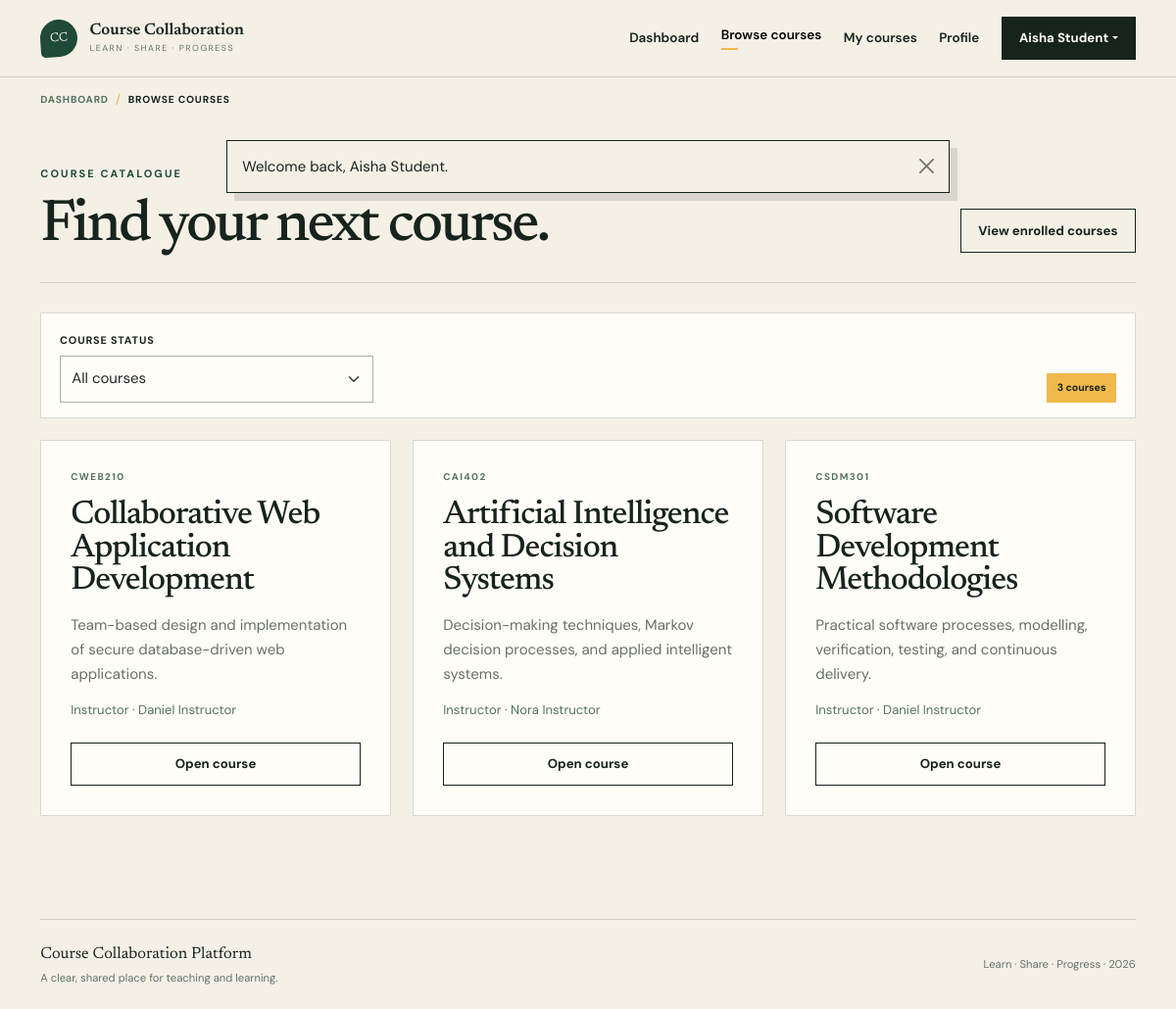
/student/courses.php (signed in), run on an earlier commit of the app's database.
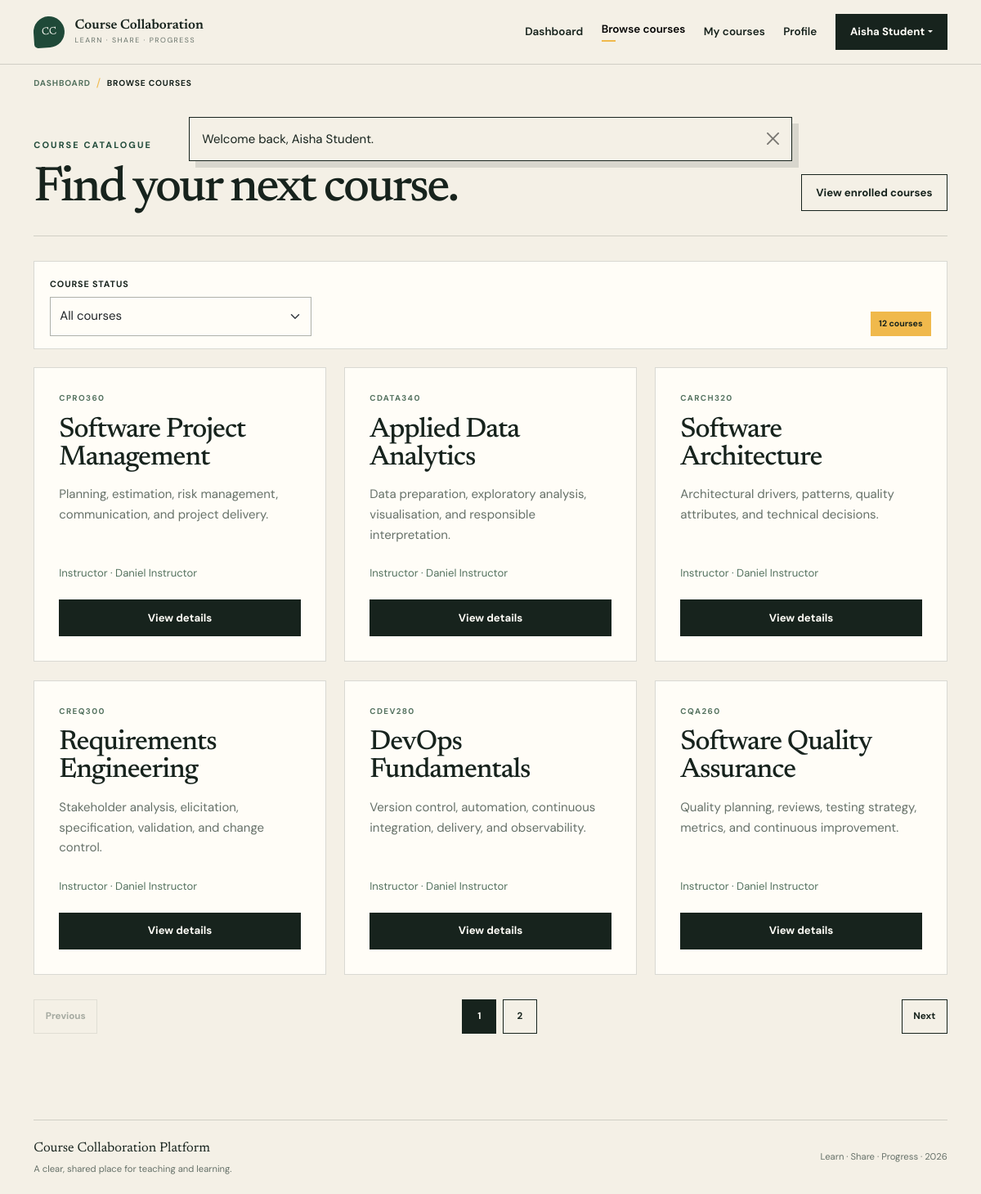
And on a later commit of the database.
### tables this page shows
CREATE TABLE courses (
    id BIGINT UNSIGNED AUTO_INCREMENT PRIMARY KEY,
    instructor_id BIGINT UNSIGNED NOT NULL,
    course_code VARCHAR(30) NOT NULL,
    title VARCHAR(180) NOT NULL,
    description TEXT NULL,
    is_published TINYINT(1) NOT NULL DEFAULT 1,
    created_at TIMESTAMP NOT NULL DEFAULT CURRENT_TIMESTAMP,
    updated_at TIMESTAMP NOT NULL DEFAULT CURRENT_TIMESTAMP ON UPDATE CURRENT_TIMESTAMP,
    UNIQUE KEY uq_courses_code (course_code),
    KEY idx_courses_instructor (instructor_id),
    CONSTRAINT fk_courses_instructor
        FOREIGN KEY (instructor_id) REFERENCES users(id)
        ON UPDATE CASCADE ON DELETE RESTRICT
);

CREATE TABLE users (
    id BIGINT UNSIGNED AUTO_INCREMENT PRIMARY KEY,
    full_name VARCHAR(120) NOT NULL,
    email VARCHAR(190) NOT NULL,
    password_hash VARCHAR(255) NOT NULL,
    role ENUM('student', 'instructor') NOT NULL DEFAULT 'student',
    is_active TINYINT(1) NOT NULL DEFAULT 1,
    created_at TIMESTAMP NOT NULL DEFAULT CURRENT_TIMESTAMP,
    updated_at TIMESTAMP NOT NULL DEFAULT CURRENT_TIMESTAMP ON UPDATE CURRENT_TIMESTAMP,
    UNIQUE KEY uq_users_email (email),
    KEY idx_users_role (role)
);

### config/app.php (called while the page is built, shortened)
<?php
function url(string $path = ''): string
{
    return BASE_URL . ($path !== '' ? '/' . ltrim($path, '/') : '');
}
function e(?string $value): string
{
    return htmlspecialchars($value ?? '', ENT_QUOTES | ENT_SUBSTITUTE, 'UTF-8');
}

### includes/auth.php (called while the page is built, shortened)
<?php
require_once __DIR__ . '/../config/app.php';
require_once __DIR__ . '/../config/database.php';
function current_user(): ?array
{
    return isset($_SESSION['user']) && is_array($_SESSION['user']) ? $_SESSION['user'] : null;
}
function pull_flashes(): array
{
    $flashes = $_SESSION['flashes'] ?? [];
    return is_array($flashes) ? $flashes : [];
}
function positive_id(mixed $value): ?int
{
    $validated = filter_var($value, FILTER_VALIDATE_INT, ['options' => ['min_range' => 1]]);
    return $validated === false ? null : (int) $validated;
}
function clean_text(mixed $value): string
{
    return trim(is_string($value) ? $value : '');
}
function dashboard_path(array $user): string
{
    return ($user['role'] ?? '') === 'instructor' ? 'instructor/dashboard.php' : 'student/dashboard.php';
}

### config/database.php (called while the page is built, shortened)
<?php
function database(): PDO
{
    static $connection = null;
    if ($connection instanceof PDO) {
        return $connection;
    }
    $host = getenv('DB_HOST') ?: '127.0.0.1';
    $port = getenv('DB_PORT') ?: '3306';
    $name = getenv('DB_NAME') ?: 'course_collaboration';
    $username = getenv('DB_USER') ?: 'root';
    $password = getenv('DB_PASS') ?: '';
    $dsn = "mysql:host={$host};port={$port};dbname={$name};charset=utf8mb4";
    try {
        $connection = new PDO($dsn, $username, $password, [
            PDO::ATTR_ERRMODE => PDO::ERRMODE_EXCEPTION,
            PDO::ATTR_DEFAULT_FETCH_MODE => PDO::FETCH_ASSOC,
            PDO::ATTR_EMULATE_PREPARES => false,
        ]);
    } catch (PDOException $exception) {
        error_log('Database connection failed: ' . $exception->getMessage());
        throw new RuntimeException('Unable to connect to the database. Check the application configuration.');
    }
    return $connection;
}

### student/courses.php (the view, shortened to what the changed rows need)
<?php
require_once __DIR__ . '/../includes/auth.php';
$user = require_role('student');
$page = positive_id($_GET['page'] ?? null) ?? 1;
$coursesPerPage = 6;
$enrolmentFilter = clean_text($_GET['enrolment'] ?? 'all');
$fromSql =
    ' FROM courses c
     JOIN users u ON u.id = c.instructor_id
     LEFT JOIN enrolments e
       ON e.course_id = c.id
      AND e.student_id = :student_id
     WHERE c.is_published = 1';
$parameters = ['student_id' => (int) $user['id']];
$countStatement = database()->prepare('SELECT COUNT(*)' . $fromSql);
foreach ($parameters as $name => $value) {
    $countStatement->bindValue(
        ':' . $name,
        $value,
        is_int($value) ? PDO::PARAM_INT : PDO::PARAM_STR
    );
}
$countStatement->execute();
$totalCourses = (int) $countStatement->fetchColumn();
$totalPages = max(1, (int) ceil($totalCourses / $coursesPerPage));
$page = min($page, $totalPages);
$offset = ($page - 1) * $coursesPerPage;
$sql =
    'SELECT c.id, c.course_code, c.title, c.description,
            u.full_name AS instructor_name,
            CASE WHEN e.status = :active_status THEN 1 ELSE 0 END AS is_enrolled'
    . $fromSql
    . ' ORDER BY c.created_at DESC, c.id DESC
        LIMIT :limit OFFSET :offset';
$courseStatement = database()->prepare($sql);
$courseStatement->bindValue(':active_status', 'active');
foreach ($parameters as $name => $value) {
    $courseStatement->bindValue(
        ':' . $name,
        $value,
        is_int($value) ? PDO::PARAM_INT : PDO::PARAM_STR
    );
}
$courseStatement->bindValue(':limit', $coursesPerPage, PDO::PARAM_INT);
$courseStatement->bindValue(':offset', $offset, PDO::PARAM_INT);
$courseStatement->execute();
$courses = $courseStatement->fetchAll();
$pageTitle = 'Browse courses';
$activePage = 'browse-courses';
require __DIR__ . '/../includes/header.php';
?>
<section class="app-shell">
    <div class="container">
        <div class="page-heading">
            <div>
                <h1>Find your next course.</h1>
            </div>
        </div>
        <div class="course-filter-bar mb-4">
            <form method="get">
                <label class="form-label" for="enrolment">Course status</label>
                <select
                    class="form-select"
                    id="enrolment"
                    name="enrolment"
                    data-submit-on-change
                >
                </select>
            </form>
            <span class="count-pill"><?= $totalCourses ?> courses</span>
        </div>
        <?php if ($courses === []): ?>
            <div class="content-panel empty-state">
                <h3>No courses available</h3>
                <p>Published courses will appear here.</p>
            </div>
        <?php else: ?>
            <div class="row g-4">
                <?php foreach ($courses as $course): ?>
                    <div class="col-md-6 col-xl-4">
                        <article class="catalog-card h-100">
                            <span class="course-code"><?= e($course['course_code']) ?></span>
                            <h2><?= e($course['title']) ?></h2>
                            <p>
                                <?= e(
                                    $course['description']
                                    ?: 'Explore this course and its learning activities.'
                                ) ?>
                            </p>
                            <small>
                                Instructor &middot; <?= e($course['instructor_name']) ?>
                            </small>
                            <a
                                class="btn <?= (int) $course['is_enrolled'] === 1
                                    ? 'btn-outline-ink'
                                    : 'btn-ink' ?> mt-4"
                                href="<?= e(url('student/course.php?id=' . $course['id'])) ?>"
                            >
                                <?= (int) $course['is_enrolled'] === 1
                                    ? 'Open course'
                                    : 'View details' ?>
                            </a>
                        </article>
                    </div>
                <?php endforeach; ?>
            </div>
        <?php endif; ?>
        <?php
        $paginationPage = $page;
        $paginationTotalPages = $totalPages;
        $paginationPath = 'student/courses.php';
        $paginationParameters = ['enrolment' => $enrolmentFilter];
        $paginationLabel = 'Course pages';
        require __DIR__ . '/../includes/pagination.php';
        ?>
    </div>
</section>
<?php require __DIR__ . '/../includes/footer.php'; ?>

### includes/header.php (shortened to what the changed rows need)
<?php
require_once __DIR__ . '/auth.php';
$pageTitle = $pageTitle ?? 'Learn together';
$activePage = $activePage ?? 'home';
$authenticatedUser = current_user();
$flashes = pull_flashes();
$breadcrumbs = [];
if ($activePage !== 'home') {
    $isDashboard = in_array($activePage, ['student-dashboard', 'instructor-dashboard'], true);
    if ($authenticatedUser !== null) {
        $breadcrumbs[] = [
            'label' => 'Dashboard',
            'url' => $isDashboard ? null : url(dashboard_path($authenticatedUser)),
        ];
    } else {
        $breadcrumbs[] = ['label' => 'Home', 'url' => url()];
    }
    if (!$isDashboard) {
        $breadcrumbs[] = ['label' => $pageTitle, 'url' => null];
    }
}
?>
<!doctype html>
<html lang="en">
<head>
    <link href="https://cdn.jsdelivr.net/npm/bootstrap@5.3.3/dist/css/bootstrap.min.css" rel="stylesheet">
    <link rel="stylesheet" href="<?= e(url('assets/css/style.css')) ?>">
</head>
<body>
<?php if ($breadcrumbs !== []): ?>
    <nav class="breadcrumb-bar" aria-label="Breadcrumb">
        <div class="container">
            <ol class="app-breadcrumb">
                <?php foreach ($breadcrumbs as $breadcrumb): ?>
                    <li>
                        <?php if ($breadcrumb['url'] !== null): ?>
                            <a href="<?= e($breadcrumb['url']) ?>"><?= e($breadcrumb['label']) ?></a>
                        <?php else: ?>
                            <span aria-current="page"><?= e($breadcrumb['label']) ?></span>
                        <?php endif; ?>
                    </li>
                <?php endforeach; ?>
            </ol>
        </div>
    </nav>
<?php endif; ?>
<?php if ($flashes !== []): ?>
    <div class="flash-stack container" aria-live="polite">
        <?php foreach ($flashes as $flash): ?>
            <div class="alert alert-
            <?= e(in_array($flash['type'], ['success', 'danger', 'warning', 'info'], true) ?
            $flash['type'] : 'info') ?> alert-dismissible fade show" role="alert">
                <?= e($flash['message']) ?>
                <button type="button" class="btn-close" data-bs-dismiss="alert" aria-label="Close"></button>
            </div>
        <?php endforeach; ?>
    </div>
<?php endif; ?>
<main id="main-content">

### includes/pagination.php
<?php
if (($paginationTotalPages ?? 1) > 1):
    $pageUrl = static function (int $targetPage) use ($paginationPath, $paginationParameters): string {
        $parameters = array_merge($paginationParameters, ['page' => $targetPage]);
        return url($paginationPath . '?' . http_build_query($parameters));
    };
?>
    <nav class="discussion-pagination" aria-label="<?= e($paginationLabel) ?>">
        <?php if ($paginationPage > 1): ?>
            <a href="<?= e($pageUrl($paginationPage - 1)) ?>">Previous</a>
        <?php else: ?>
            <span class="disabled" aria-disabled="true">Previous</span>
        <?php endif; ?>
        <div class="discussion-page-numbers">
            <?php for ($pageNumber = 1; $pageNumber <= $paginationTotalPages; $pageNumber++): ?>
                <?php if ($pageNumber === $paginationPage): ?>
                    <span class="current" aria-current="page"><?= $pageNumber ?></span>
                <?php else: ?>
                    <a href="<?= e($pageUrl($pageNumber)) ?>"><?= $pageNumber ?></a>
                <?php endif; ?>
            <?php endfor; ?>
        </div>
        <?php if ($paginationPage < $paginationTotalPages): ?>
            <a href="<?= e($pageUrl($paginationPage + 1)) ?>">Next</a>
        <?php else: ?>
            <span class="disabled" aria-disabled="true">Next</span>
        <?php endif; ?>
    </nav>
<?php endif; ?>

What changed in the data, as far as the page shows it:
no longer on this page (row unchanged): courses: course_code "CWEB210", title "Collaborative Web Application Development", description "Team-based design and implementation of secure database-driven web applications.", instructor.full_name "Daniel Instructor", shows "Open course"
no longer on this page (row unchanged): courses: course_code "CAI402", title "Artificial Intelligence and Decision Systems", description "Decision-making techniques, Markov decision processes, and applied intelligent systems.", instructor.full_name "Nora Instructor", shows "Open course"
no longer on this page (row unchanged): courses: course_code "CSDM301", title "Software Development Methodologies", description "Practical software processes, modelling, verification, testing, and continuous delivery.", instructor.full_name "Daniel Instructor", shows "Open course"
added courses: course_code "CPRO360", title "Software Project Management", description "Planning, estimation, risk management, communication, and project delivery.", instructor.full_name "Daniel Instructor", shows "View details"
added courses: course_code "CDATA340", title "Applied Data Analytics", description "Data preparation, exploratory analysis, visualisation, and responsible interpretation.", instructor.full_name "Daniel Instructor", shows "View details"
added courses: course_code "CARCH320", title "Software Architecture", description "Architectural drivers, patterns, quality attributes, and technical decisions.", instructor.full_name "Daniel Instructor", shows "View details"
added courses: course_code "CREQ300", title "Requirements Engineering", description "Stakeholder analysis, elicitation, specification, validation, and change control.", instructor.full_name "Daniel Instructor", shows "View details"
added courses: course_code "CDEV280", title "DevOps Fundamentals", description "Version control, automation, continuous integration, delivery, and observability.", instructor.full_name "Daniel Instructor", shows "View details"
added courses: course_code "CQA260", title "Software Quality Assurance", description "Quality planning, reviews, testing strategy, metrics, and continuous improvement.", instructor.full_name "Daniel Instructor", shows "View details"
Also different on the page:
$totalCourses: "3" → "12"
text now shown: "Previous Next"
new list line: "1"
new list line: "2"
